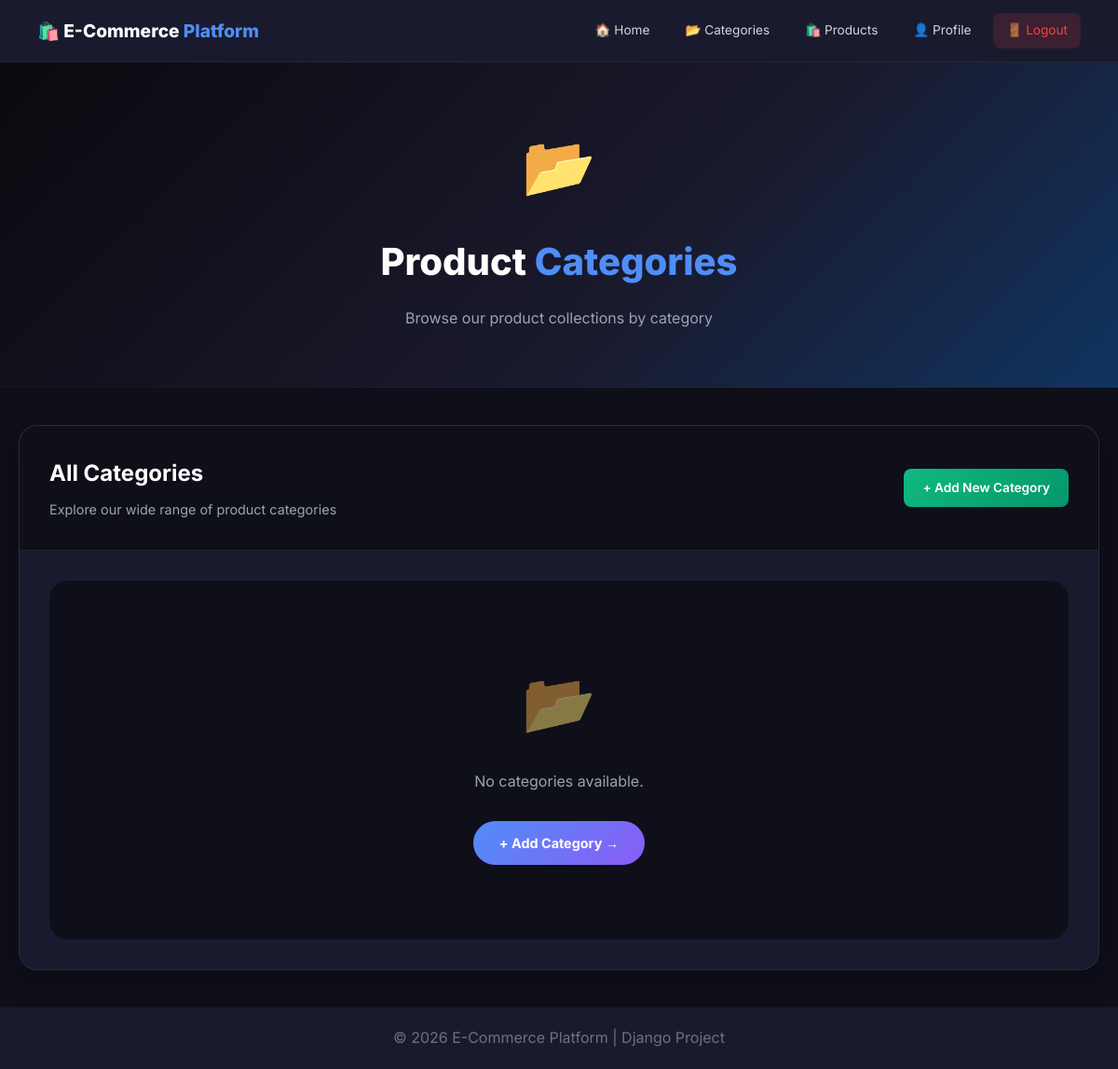
/categories/ (signed in), run on an earlier commit of the app's database.
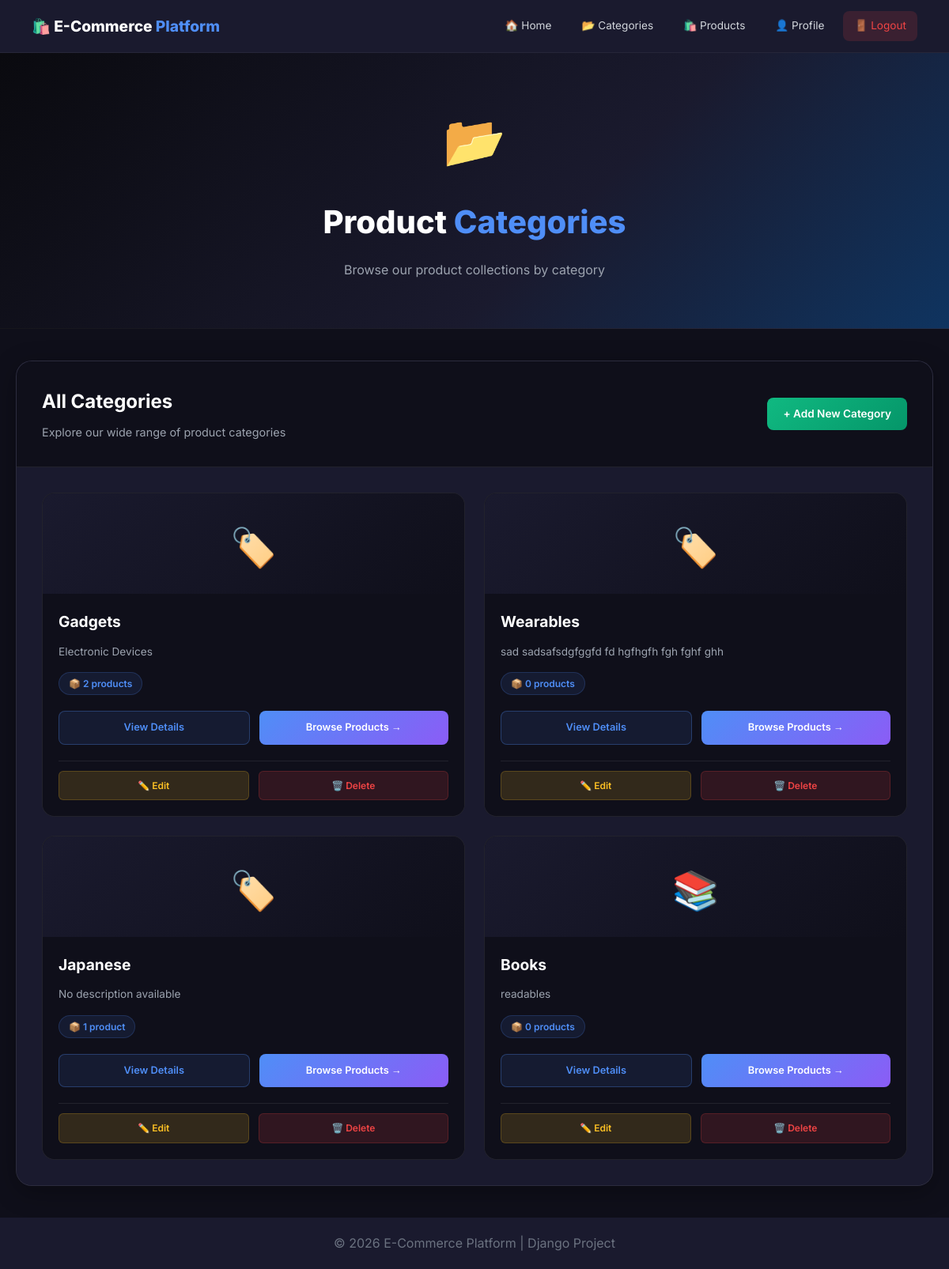
And on a later commit of the database.
### categories/models.py (models this page shows, shortened)
class Category(models.Model):
    category_id = models.AutoField(primary_key=True)
    name = models.CharField(max_length=100, unique=True)
    description = models.TextField(blank=True, null=True)
    class Meta:
        verbose_name_plural = "Categories"

### categories/views.py (the view)
# urls.py: path('', views.category_list, name='category_list'),
@login_required
def category_list(request):
    categories = Category.objects.annotate(
        product_count=Count('products')
    ).all()
    return render(request, 'categories/category_list.html', {'categories': categories})

### templates/categories/category_list.html (shortened to what this page needs)
{% extends 'base.html' %}
{% block content %}
<section class="hero">
    <div class="hero-content">
        <div class="categories-icon-large">
            📂
        </div>
        <h1>Product <span>Categories</span></h1>
        <p>Browse our product collections by category</p>
    </div>
</section>
<div class="categories-section">
    <div class="categories-container">
        <div class="categories-header">
            <div class="header-left">
                <h2>All Categories</h2>
                <p>Explore our wide range of product categories</p>
            </div>
            {% if user.is_superuser %}
            <div class="header-right">
                <a href="{% url 'categories:add_category' %}" class="btn-add-category">
                    + Add New Category
                </a>
            </div>
            {% endif %}
        </div>
        <div class="categories-grid">
            {% for category in categories %}
                <div class="category-card">
                    <div class="category-card-icon">
                        {% if category.name == "Electronics" %}📱
                        {% elif category.name == "Clothing" %}👕
                        {% elif category.name == "Books" %}📚
                        {% elif category.name == "Home" %}🏠
                        {% elif category.name == "Toys" %}🎮
                        {% elif category.name == "Sports" %}⚽
                        {% elif category.name == "Beauty" %}💄
                        {% elif category.name == "Food" %}🍕
                        {% else %}🏷️
                        {% endif %}
                    </div>
                    <div class="category-card-content">
                        <h3 class="category-card-name">{{ category.name }}</h3>
                        <p class="category-card-desc">{{ category.description|default:"No description available"|truncatewords:15 }}</p>
                        <div class="category-card-stats">
                            <span class="product-count">📦 {{ category.product_count }} product{{ category.product_count|pluralize }}</span>
                        </div>
                        <div class="category-card-actions">
                            <a href="{% url 'categories:category_detail' category.category_id %}" class="btn-secondary-small">View Details</a>
                            <a href="{% url 'products:products_by_category' category.category_id %}" class="btn-primary-small">Browse Products →</a>
                        </div>
                        {% if user.is_superuser %}
                        <div class="category-admin-actions">
                            <a href="{% url 'categories:update_category' category.category_id %}" class="btn-edit-category">✏️ Edit</a>
                            <a href="{% url 'categories:delete_category' category.category_id %}" class="btn-delete-category">🗑️ Delete</a>
                        </div>
                        {% endif %}
                    </div>
                </div>
            {% empty %}
                <div class="empty-state">
                    <span class="empty-icon">📂</span>
                    <p>No categories available.</p>
                    {% if user.is_superuser %}
                        <a href="{% url 'categories:add_category' %}" class="btn-primary-action" style="margin-top: 20px; display: inline-block;">+ Add Category →</a>
                    {% endif %}
                </div>
            {% endfor %}
        </div>
    </div>
</div>
{% endblock %}

### templates/base.html (shortened to what this page needs)
<!DOCTYPE html>
<html lang="en">
<head>
</head>
<body>
<nav class="navbar">
    <a href="{% url 'index' %}" class="brand">🛍️ E-Commerce <span>Platform</span></a>
    <div class="nav-links">
        <a href="{% url 'index' %}" class="nav-link">🏠 Home</a>
        <a href="{% url 'categories:category_list' %}" class="nav-link">📂 Categories</a>
        <a href="{% url 'products:product_list' %}" class="nav-link">🛍️ Products</a>
        <a href="{% url 'accounts:vendor_profile' %}" class="nav-link">👤 Profile</a>
        {% if user.is_authenticated %}
            <a href="{% url 'logout' %}" class="nav-link btn-logout">🚪 Logout</a>
        {% else %}
            <a href="{% url 'login' %}" class="nav-link btn-login">🔑 Login</a>
        {% endif %}
    </div>
</nav>
<div class="main-container">
    {% block content %}{% endblock %}
</div>
<footer>
    © 2026 E-Commerce Platform | Django Project
</footer>
</body>
</html>

### templates/base.html (style rules this page uses)
*, *::before, *::after { margin: 0; padding: 0; box-sizing: border-box; }
body { font-family: 'Inter', sans-serif; background: #0f0f1a; color: #e5e7eb; min-height: 100vh; line-height: 1.6; }
.navbar { background: #1a1a2e; padding: 14px 40px; display: flex; justify-content: space-between; align-items: center; position: sticky; top: 0; z-index: 100; border-bottom: 1px solid rgba(255,255,255,0.05); }
.brand { color: #fff; font-weight: 800; text-decoration: none; font-size: 1.2rem; }
.brand span { color: #4f8ef7; }
.nav-links { display: flex; gap: 10px; align-items: center; }
.nav-link { color: #d1d5db; text-decoration: none; padding: 8px 14px; border-radius: 8px; font-size: 0.85rem; }
.btn-logout { background: rgba(239,68,68,0.15); color: #ef4444; }
.main-container { min-height: calc(100vh - 130px); }
footer { text-align: center; padding: 20px; background: #1a1a2e; color: #6b7280; margin-top: 40px; }

What changed in the data, as far as the page shows it:
added Category: name "Gadgets", description "Electronic Devices", product_count "2"
added Category: name "Wearables", description "sad sadsafsdgfggfd fd hgfhgfh fgh fghf ghh", product_count "0"
added Category: name "Japanese", description "No description available", product_count "1"
added Category: name "Books", description "readables", product_count "0"
Also different on the page:
text no longer shown: "📂 No categories available. + Add Category →"
